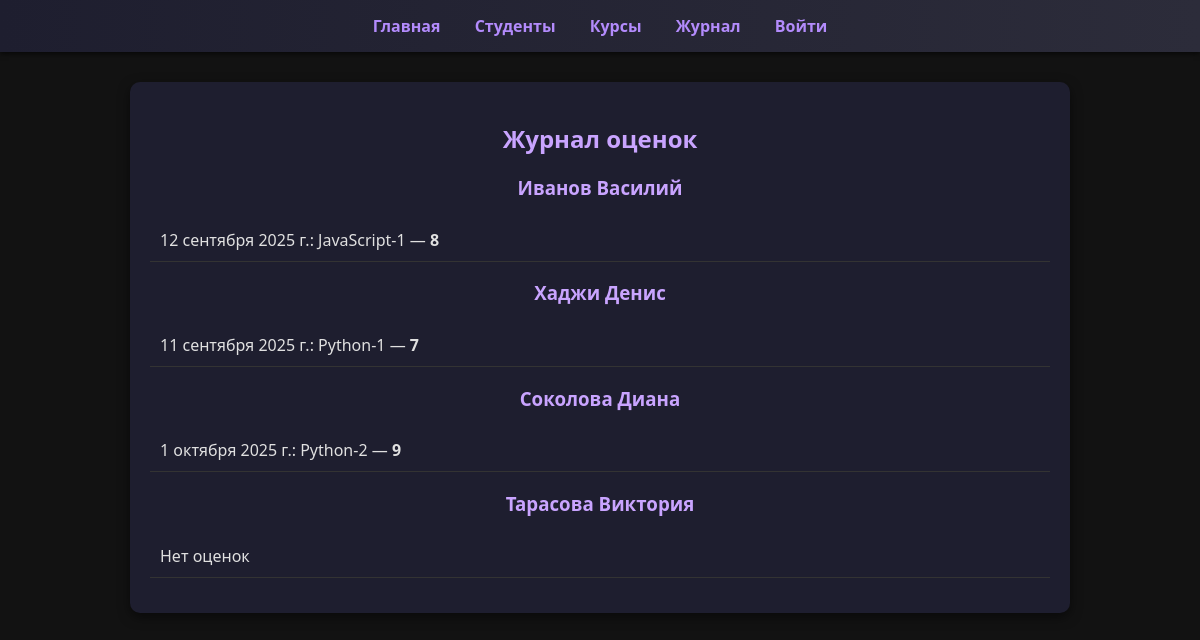
The page /journal/ on the database its author committed.
### main/models.py (models this page shows, shortened)
class Student(models.Model):
    name = models.CharField(max_length=30, verbose_name="Имя")
    surname = models.CharField(max_length=30, verbose_name="Фамилия")
    age = models.SmallIntegerField(
        validators=[MinValueValidator(18), MaxValueValidator(100)],
        verbose_name="Возраст"
    )
    sex = models.CharField(
        max_length=10,
        choices=[('m', 'Мужчина'), ('f', 'Женщина')],
        verbose_name="Пол"
    )
    active = models.BooleanField(default=True, verbose_name="Активный")
    course = models.ManyToManyField("Course", blank=True, verbose_name="Курсы")

class Grade(models.Model):
    person = models.ForeignKey(Student, on_delete=models.CASCADE, related_name="grades")
    course = models.ForeignKey(Course, on_delete=models.CASCADE, null=True)
    grade = models.PositiveSmallIntegerField(
        validators=[MinValueValidator(0), MaxValueValidator(100)],
        verbose_name="Оценка"
    )
    date = models.DateField(null=True, verbose_name="Дата оценки")
    date_add = models.DateField(auto_now_add=True)
    date_update = models.DateField(auto_now=True)

class Course(models.Model):
    langs = [
        ('py', 'Python'),
        ('js', 'JavaScript'),
        ('c', 'C++'),
        ('an', 'Android'),
    ]
    name = models.CharField(choices=langs, max_length=20, verbose_name="Курс")
    course_num = models.SmallIntegerField(default=1, verbose_name="Номер курса")
    start_date = models.DateField(null=True, verbose_name="Начало курса")
    end_date = models.DateField(null=True, verbose_name="Окончание курса")
    description = models.TextField(blank=True, verbose_name="Описание")
    def __str__(self):
        return f"{self.get_name_display()}-{self.course_num}"

### main/views.py (the view)
# urls.py: path("journal/", views.journal, name="journal"),
def journal(request):
    students = Student.objects.prefetch_related("grades__course")
    return render(request, "journal.html", {"students": students})

### templates/journal.html (shortened to what this page needs)
{% extends "base.html" %}
{% block content %}
<h2>Журнал оценок</h2>
{% for st in students %}
    <h3>{{ st.surname }} {{ st.name }}</h3>
    <ul>
    {% for g in st.grades.all %}
        <li>{{ g.date }}: {{ g.course }} — <b>{{ g.grade }}</b></li>
    {% empty %}
        <li>Нет оценок</li>
    {% endfor %}
    </ul>
{% empty %}
    <p>Нет студентов</p>
{% endfor %}
{% endblock %}

### templates/base.html (shortened to what this page needs)
<!DOCTYPE html>
<html lang="ru">
<head>
    {% load static %}
    <link rel="stylesheet" href="{% static 'css/style.css' %}">
</head>
<body>
<nav>
    <a href="{% url 'main:home' %}">Главная</a>
    <a href="{% url 'main:students' %}">Студенты</a>
    <a href="{% url 'main:courses' %}">Курсы</a>
    <a href="{% url 'main:journal' %}">Журнал</a>
{% if user.is_authenticated %}
    <a href="/admin/">Админка</a>
    <form method="post" action="{% url 'logout' %}" style="display:inline;">
        {% csrf_token %}
        <button type="submit" style="background:none; border:none; color:#b38bfc; cursor:pointer;">
            Выйти ({{ user.username }})
        </button>
    </form>
{% else %}
    <a href="{% url 'login' %}">Войти</a>
{% endif %}
</nav>
<div class="container">
    {% block content %}{% endblock %}
</div>
</body>
</html>

### static/css/style.css (style rules this page uses)
body { margin: 0; font-family: 'Segoe UI', Tahoma, sans-serif; background-color: #121212; color: #e0e0e0; }
nav { background: linear-gradient(90deg, #1e1e2f, #2c2c3a); padding: 15px; text-align: center; box-shadow: 0 2px 5px rgba(0,0,0,0.6); }
nav a { color: #b38bfc; text-decoration: none; margin: 0 15px; font-weight: bold; transition: color 0.3s ease; }
h1, h2, h3 { color: #c9a4ff; text-align: center; }
.container { max-width: 900px; margin: 30px auto; background-color: #1e1e2f; padding: 20px; border-radius: 10px; box-shadow: 0 4px 12px rgba(0,0,0,0.5); }
ul, table { width: 100%; padding: 0; margin: 15px 0; }
ul li { list-style: none; padding: 10px; border-bottom: 1px solid #333; transition: background 0.3s ease; }
a { color: #b38bfc; text-decoration: none; }

### rows shown on the page
Student: surname "Иванов", name "Василий"
Grade: date "12 сентября 2025 г.", course "JavaScript-1", grade "8"
Student: surname "Хаджи", name "Денис"
Grade: date "11 сентября 2025 г.", course "Python-1", grade "7"
Student: surname "Соколова", name "Диана"
Grade: date "1 октября 2025 г.", course "Python-2", grade "9"
Student: surname "Тарасова", name "Виктория"
